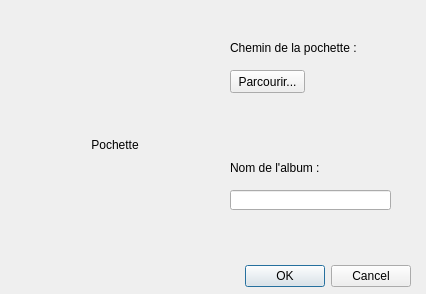
<?xml version="1.0" encoding="UTF-8"?>
<ui version="4.0">
 <class>DialogAjoutPoch</class>
 <widget class="QDialog" name="DialogAjoutPoch">
  <property name="geometry">
   <rect>
    <x>0</x>
    <y>0</y>
    <width>426</width>
    <height>294</height>
   </rect>
  </property>
  <property name="windowTitle">
   <string>Dialog</string>
  </property>
  <widget class="QDialogButtonBox" name="buttonBox">
   <property name="geometry">
    <rect>
     <x>70</x>
     <y>260</y>
     <width>341</width>
     <height>32</height>
    </rect>
   </property>
   <property name="orientation">
    <enum>Qt::Horizontal</enum>
   </property>
   <property name="standardButtons">
    <set>QDialogButtonBox::Cancel|QDialogButtonBox::Ok</set>
   </property>
  </widget>
  <widget class="QLabel" name="Poch">
   <property name="geometry">
    <rect>
     <x>40</x>
     <y>70</y>
     <width>150</width>
     <height>150</height>
    </rect>
   </property>
   <property name="minimumSize">
    <size>
     <width>150</width>
     <height>150</height>
    </size>
   </property>
   <property name="maximumSize">
    <size>
     <width>150</width>
     <height>150</height>
    </size>
   </property>
   <property name="text">
    <string>Pochette</string>
   </property>
   <property name="alignment">
    <set>Qt::AlignCenter</set>
   </property>
  </widget>
  <widget class="QLineEdit" name="NomAlbum">
   <property name="geometry">
    <rect>
     <x>230</x>
     <y>190</y>
     <width>161</width>
     <height>20</height>
    </rect>
   </property>
  </widget>
  <widget class="QLabel" name="label">
   <property name="geometry">
    <rect>
     <x>230</x>
     <y>40</y>
     <width>191</width>
     <height>16</height>
    </rect>
   </property>
   <property name="text">
    <string>Chemin de la pochette : </string>
   </property>
  </widget>
  <widget class="QLabel" name="label_2">
   <property name="geometry">
    <rect>
     <x>230</x>
     <y>160</y>
     <width>161</width>
     <height>16</height>
    </rect>
   </property>
   <property name="text">
    <string>Nom de l'album : </string>
   </property>
  </widget>
  <widget class="QPushButton" name="Parcourir">
   <property name="geometry">
    <rect>
     <x>230</x>
     <y>70</y>
     <width>75</width>
     <height>23</height>
    </rect>
   </property>
   <property name="text">
    <string>Parcourir...</string>
   </property>
  </widget>
 </widget>
 <resources/>
 <connections>
  <connection>
   <sender>buttonBox</sender>
   <signal>accepted()</signal>
   <receiver>DialogAjoutPoch</receiver>
   <slot>accept()</slot>
   <hints>
    <hint type="sourcelabel">
     <x>248</x>
     <y>254</y>
    </hint>
    <hint type="destinationlabel">
     <x>157</x>
     <y>274</y>
    </hint>
   </hints>
  </connection>
  <connection>
   <sender>buttonBox</sender>
   <signal>rejected()</signal>
   <receiver>DialogAjoutPoch</receiver>
   <slot>reject()</slot>
   <hints>
    <hint type="sourcelabel">
     <x>316</x>
     <y>260</y>
    </hint>
    <hint type="destinationlabel">
     <x>286</x>
     <y>274</y>
    </hint>
   </hints>
  </connection>
 </connections>
</ui>
